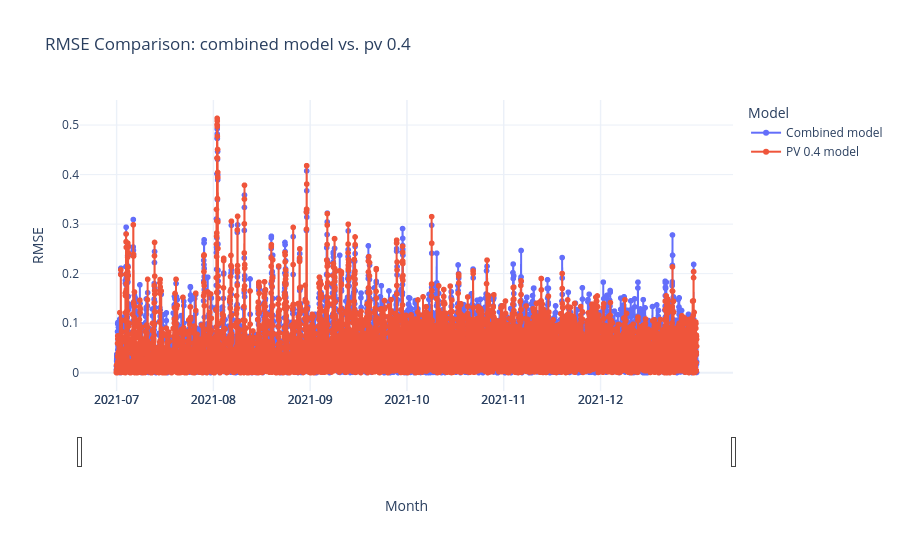

Notebook code cell kept with this figure:
### Code cell
model_path04 = "./saved_runs/with_pv0.4/best_valid_model.pt"
model_pv04 = simpleLSTM(n_input_features=5, num_layers=4) #default n_input_features=4
model_pv04.load_state_dict(torch.load(model_path04,map_location=torch.device("cpu")))

models = {
    "Combined model": model_combined,
    "PV 0.4 model": model_pv04
}

rmse_results = {
    "Month": [],
    "Model": [],
    "Datetime": [],
    "time_step": [],
    "RMSE": []
}
month_labels = ["July", "August", "September", "October", "November", "December"]
lookback = 96

for model_name, model in models.items():
    global_time_idx = 0
    for month_i in range(6):
        test_values = df_test_scaled_list[month_i].values
        index = df_test_scaled_list[month_i].index
        time_index = index[lookback+1:]  

        groundtruth = test_values[lookback+1:, 0]
        #groundtruth = groundtruth * (max_power - min_power) + min_power

        preds = run_closed_loop(model, test_values, lookback=lookback, future_prediction=steps2predict, use_positional_encoding="pv_const")
        #preds = preds * (max_power - min_power) + min_power

       
        # RMSE 
        for i in range(len(groundtruth)):  
            rmse = np.sqrt((groundtruth[i] - preds[i]) ** 2)  

            rmse_results["Month"].append(month_labels[month_i])  # Month
            rmse_results["Model"].append(model_name)  # modelname
            rmse_results["Datetime"].append(time_index[i])  # datetime
            rmse_results["RMSE"].append(rmse)  # RMSE value
            rmse_results["time_step"].append(global_time_idx)
            global_time_idx +=1

rmse_df = pd.DataFrame(rmse_results)
print(rmse_df)
fig = px.line(
    rmse_df,
    x="Datetime",
    y="RMSE",
    color="Model",
    markers=True,
    title="RMSE Comparison: combined model vs. pv 0.4"
)

fig.update_layout(
    xaxis=dict(
        type='category'),
    xaxis_title="Month",
    yaxis_title="RMSE",
    template="plotly_white",
    hovermode="x unified"
)
fig.update_xaxes(tickmode='array', tickvals=rmse_df["Datetime"][::(96*14)],ticktext=[ts.strftime("%Y-%m") for ts in rmse_df["Datetime"][::(96*14)]])
fig.update_xaxes(rangeslider_visible=True)
fig.show()

### Figure 1 — Plotly figure (JSON) as saved in the notebook; plotly's stock layout.template omitted (floating-point values rounded to 4 significant figures; data arrays with more than 128 entries replaced by an {"elided": "..."} marker saying what was removed)
{"data": [{"hovertemplate": "Model=Combined model<br>Datetime=%{x}<br>RMSE=%{y}<extra></extra>", "legendgroup": "Combined model", "line": {"color": "#636efa", "dash": "solid"}, "marker": {"symbol": "circle"}, "mode": "lines+markers", "name": "Combined model", "showlegend": true, "type": "scattergl", "x": {"elided": "8058 str values"}, "xaxis": "x", "y": {"elided": "8058 float values"}, "yaxis": "y"}, {"hovertemplate": "Model=PV 0.4 model<br>Datetime=%{x}<br>RMSE=%{y}<extra></extra>", "legendgroup": "PV 0.4 model", "line": {"color": "#EF553B", "dash": "solid"}, "marker": {"symbol": "circle"}, "mode": "lines+markers", "name": "PV 0.4 model", "showlegend": true, "type": "scattergl", "x": {"elided": "8058 str values"}, "xaxis": "x", "y": {"elided": "8058 float values"}, "yaxis": "y"}], "layout": {"hovermode": "x unified", "legend": {"title": {"text": "Model"}, "tracegroupgap": 0}, "title": {"text": "RMSE Comparison: combined model vs. pv 0.4"}, "xaxis": {"anchor": "y", "domain": [0, 1], "rangeslider": {"visible": true}, "tickmode": "array", "ticktext": ["2021-07", "2021-08", "2021-09", "2021-10", "2021-11", "2021-12", "2021-07", "2021-08", "2021-09", "2021-10", "2021-11", "2021-12"], "tickvals": ["2021-07-16T00:15:00+00:00", "2021-08-16T00:30:00+00:00", "2021-09-16T00:45:00+00:00", "2021-10-16T01:00:00+00:00", "2021-11-16T01:15:00+00:00", "2021-12-16T01:30:00+00:00", "2021-07-16T01:45:00+00:00", "2021-08-16T02:00:00+00:00", "2021-09-16T02:15:00+00:00", "2021-10-16T02:30:00+00:00", "2021-11-16T02:45:00+00:00", "2021-12-16T03:00:00+00:00"], "title": {"text": "Month"}, "type": "category"}, "yaxis": {"anchor": "x", "domain": [0, 1], "title": {"text": "RMSE"}}}}
